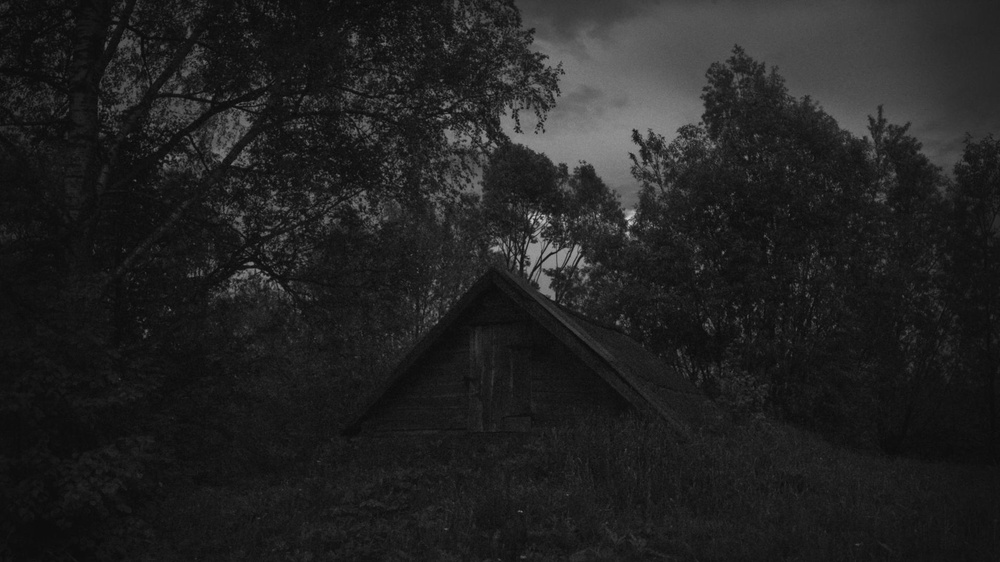
#> input picture Image Processing/2/dark.jpg, 1000 x 562 px, shrunk from 1920 x 1080 before the run
$ python histogram_eq.py
#> lines starting #> are read from the running program, lines starting #| are printed output that depends on the picture
import cv2
import numpy as np
import matplotlib.pyplot as plt

# read a image using imread

img = cv2.imread("dark.jpg", cv2.IMREAD_GRAYSCALE)
#> img is the input picture: shape (562, 1000); min 6, max 211, mean 34.2

# # find frequency of pixels in range 0-255
# histr = cv2.calcHist([img],[0],None,[256],[0,256])
#
# # show the plotting graph of an image
# plt.plot(histr)
# plt.show()


# alternative way to find histogram of an image
plt.hist(img.ravel(), 256, [0, 256])
plt.show()
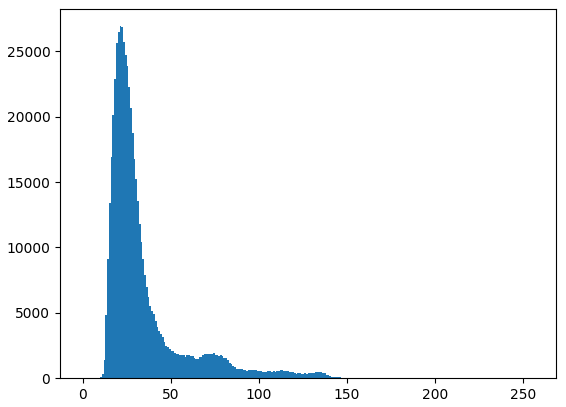
#> figure drawn by matplotlib, 1 panel; tallest bar 26920 high, from x = 21 to 22

# creating a Histograms Equalization
# of a image using cv2.equalizeHist()
equ = cv2.equalizeHist(img)
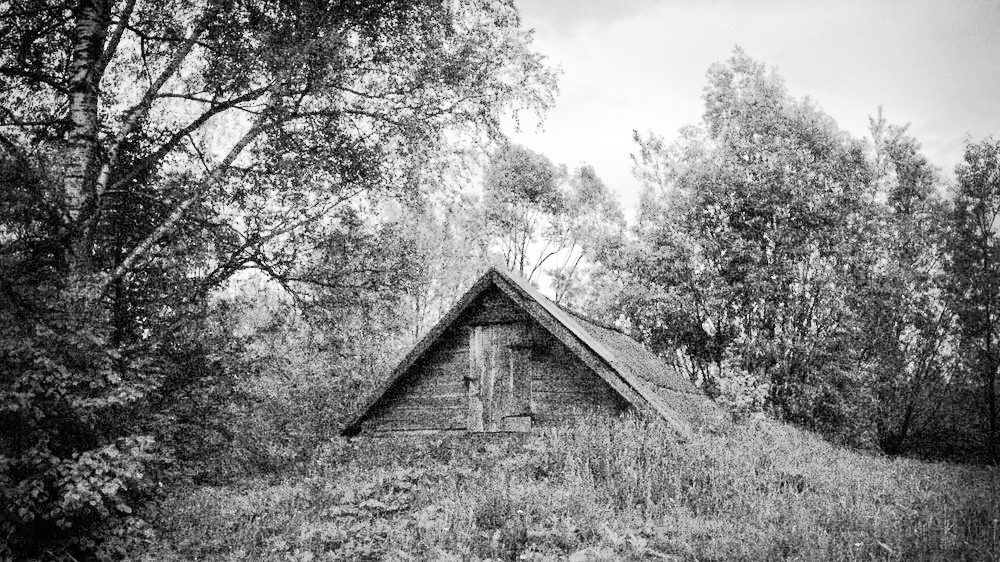
#> equ: shape (562, 1000); min 0, max 255, mean 131

# stacking images side-by-side
res = np.hstack((img, equ))
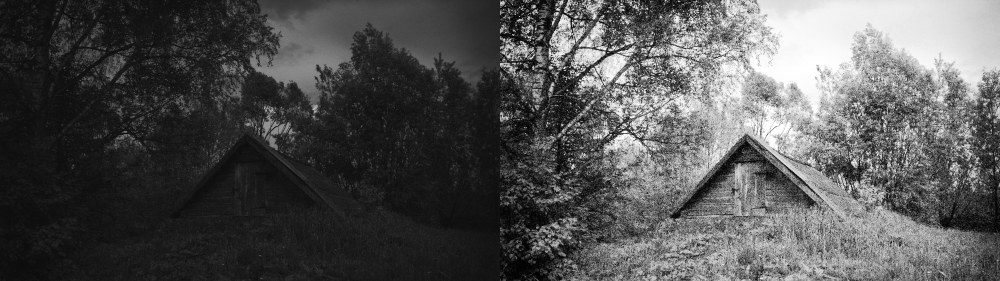
#> res: shape (562, 2000) (shown at 1/2 size); min 0, max 255, mean 82.6

plt.hist(equ.ravel(), 256, [0, 256])
plt.show()
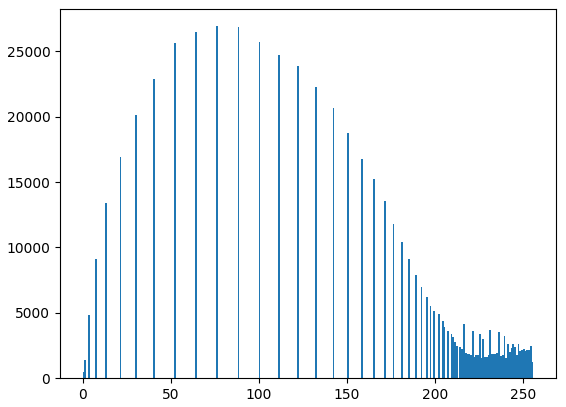
#> figure drawn by matplotlib, 1 panel; tallest bar 26920 high, from x = 76 to 77

# show image input vs output
cv2.imshow('image', res)

cv2.waitKey(0)
cv2.destroyAllWindows()

$ run again, with Image Processing/2/forest.jpg copied over Image Processing/2/dark.jpg
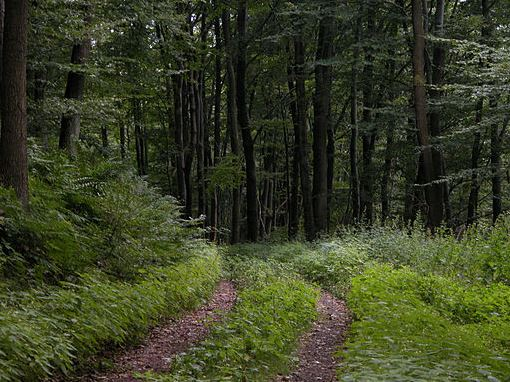
#> input picture Image Processing/2/forest.jpg, 510 x 382 px
#> `res = np.hstack((img, equ))`:
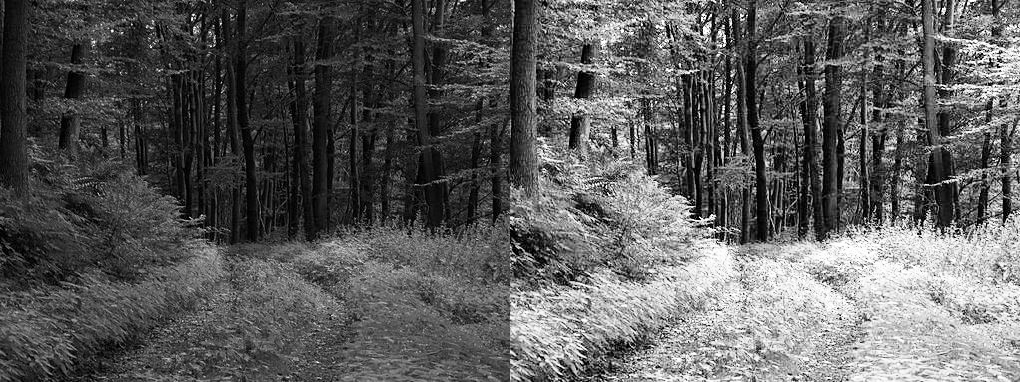
#> res: shape (382, 1020); min 0, max 255, mean 92.9
#> `plt.show()`:
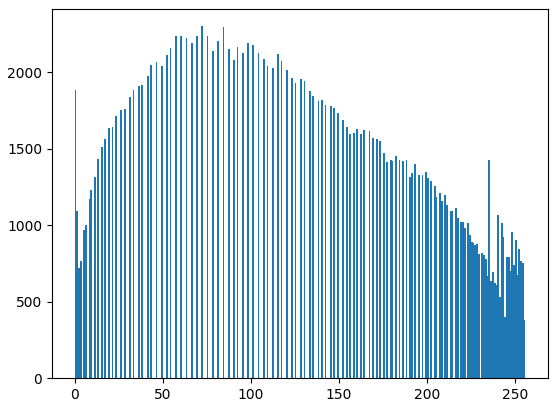
#> figure drawn by matplotlib, 1 panel; tallest bar 2300 high, from x = 72 to 73
